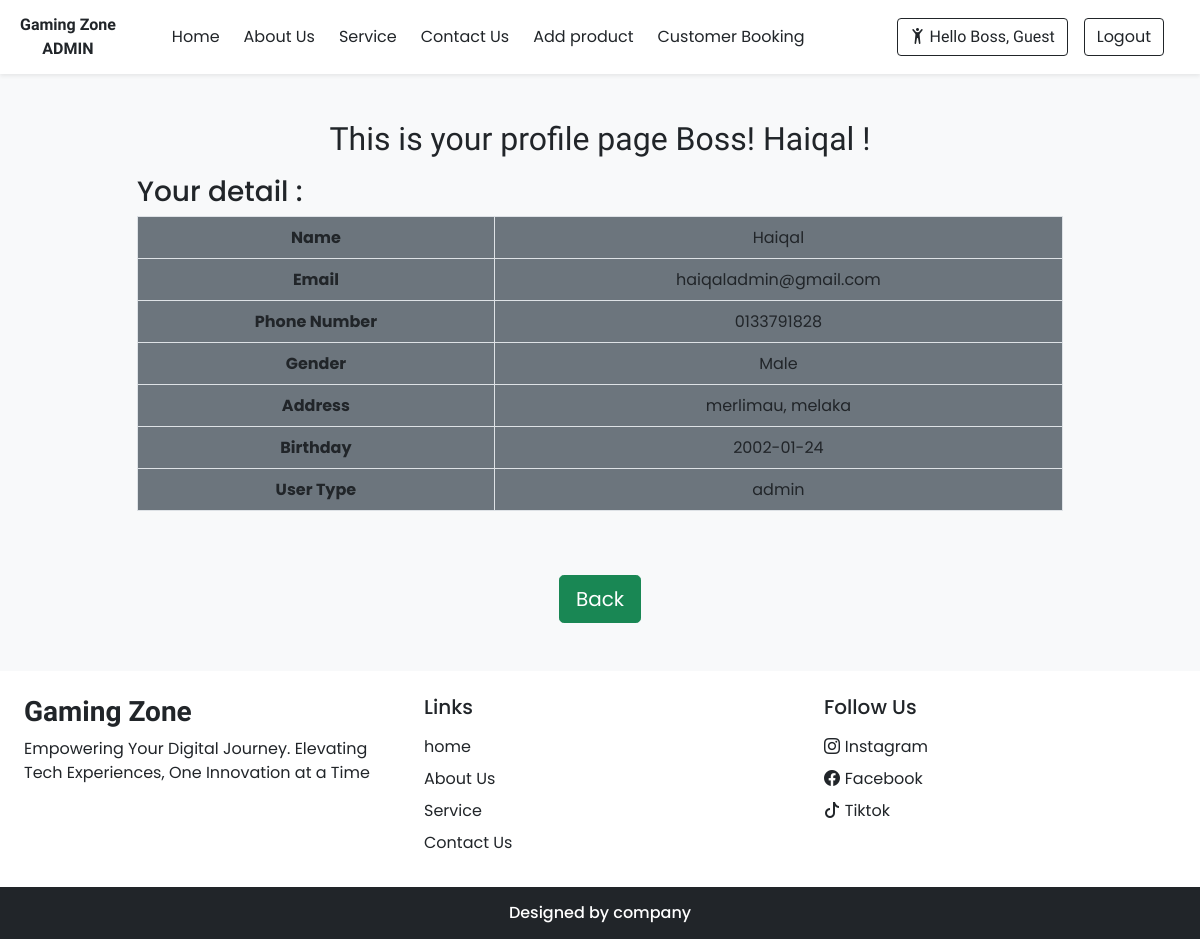
/projek/admindetail.php?name=Haiqal, run on the app's committed database.
### tables this page shows
CREATE TABLE `register` (
  `id` int(11) NOT NULL,
  `name` varchar(50) NOT NULL,
  `email` varchar(50) NOT NULL,
  `phoneNumber` varchar(20) NOT NULL,
  `gender` varchar(10) NOT NULL,
  `address` varchar(100) NOT NULL,
  `birthday` date NOT NULL,
  `password` varchar(100) NOT NULL,
  `confirmationPassword` varchar(100) NOT NULL,
  `userType` varchar(50) NOT NULL DEFAULT 'user'
);

### projek/admindetail.php (the view, shortened to what this page needs)
<?php
require 'conf.php';
$name = $email = $phoneNumber = $gender = $address = $birthday = $userType = '';
if (isset($_GET['name'])) {
    $name = $_GET['name'];
    $sql = "SELECT * FROM register WHERE name='$name'";
    $result = mysqli_query($conn, $sql);
    if ($row = mysqli_fetch_array($result)) {
        $name = $row['name'];
        $email = $row['email'];
        $phoneNumber = $row['phoneNumber'];
        $gender = $row['gender'];
        $address = $row['address'];
        $birthday = $row['birthday'];
        $userType = $row['userType'];
    } else {
        echo 'No user found!';
        return;
    }
} else {
    echo 'No user specified!';
    return;
}
?>
<?php require('inc/adminheader.php'); ?>
<!DOCTYPE html>
<html lang="en">
<head>
  <link rel="stylesheet" href="https://cdn.jsdelivr.net/npm/swiper@11/swiper-bundle.min.css"/>
  <?php require ('inc/links.php');?>
</head>
<body class="bg-light">
<div class="container">
  <div class="row justify-content-center">
    <div class="col-md-10 mb-5">
    <h2 class="text-center p-2 h-font"><br>This is your profile page Boss! <td><?=$name;?> !</td> </h2>
      <h3>Your detail : </h3>
      <table class="table table-bordered bordered-dark bg-secondary text-dark text-center" width="500px">
      <tr>
        <th>Name </th>
        <td><?=$name;?></td>
      </tr>
      <tr>
        <th>Email </th>
        <td><?= $email; ?></td>
      </tr>
      <tr>
        <th>Phone Number </th>
        <td><?= $phoneNumber; ?></td>
      </tr>
      <tr>
        <th>Gender </th>
        <td><?= $gender; ?></td>
      </tr>
      <tr>
        <th>Address </th>
        <td><?= $address; ?></td>
      </tr>
      <tr>
        <th>Birthday </th>
        <td><?= $birthday; ?></td>
      </tr>
      <tr>
        <th>User Type </th>
        <td><?= $userType; ?></td>
      </tr>
    </table>
      </div>
      <div class="form-group text-center">
      <a href="admin.php" class="btn btn-success btn-lg btn-block">Back</a>
      </div>
    </div>
  </div>
<?php require('inc/footeradmin.php');?>
</body>
</html>

### projek/css/common.css (style rules this page uses)
:root { --teal: #2ec1ac; --teal_hover: #279e8c; }
* { font-family: 'Poppins', sans-serif; }
.h-font { font-family: 'Merienda', cursive; }

### data on the page
register: name "Haiqal", email "haiqaladmin@gmail.com", phoneNumber "0133791828", gender "Male", address "merlimau, melaka", birthday "2002-01-24", userType "admin"

### other printed values
$_SESSION["name"] "Guest"
